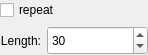
<?xml version="1.0" encoding="UTF-8"?>
<ui version="4.0">
 <author>
    SPDX-FileCopyrightText: none
    SPDX-License-Identifier: GPL-3.0-or-later
  </author>
 <class>SensorDistanceConfiguration</class>
 <widget class="QWidget" name="SensorDistanceConfiguration">
  <property name="geometry">
   <rect>
    <x>0</x>
    <y>0</y>
    <width>148</width>
    <height>55</height>
   </rect>
  </property>
  <property name="sizePolicy">
   <sizepolicy hsizetype="MinimumExpanding" vsizetype="Preferred">
    <horstretch>0</horstretch>
    <verstretch>0</verstretch>
   </sizepolicy>
  </property>
  <layout class="QVBoxLayout">
   <property name="leftMargin">
    <number>0</number>
   </property>
   <property name="topMargin">
    <number>0</number>
   </property>
   <property name="rightMargin">
    <number>0</number>
   </property>
   <property name="bottomMargin">
    <number>0</number>
   </property>
   <item>
    <widget class="QCheckBox" name="checkBoxRepeat">
     <property name="text">
      <string>repeat</string>
     </property>
    </widget>
   </item>
   <item>
    <layout class="QHBoxLayout">
     <item>
      <widget class="QLabel" name="label_2">
       <property name="sizePolicy">
        <sizepolicy hsizetype="Minimum" vsizetype="Preferred">
         <horstretch>0</horstretch>
         <verstretch>0</verstretch>
        </sizepolicy>
       </property>
       <property name="text">
        <string>Length:</string>
       </property>
       <property name="alignment">
        <set>Qt::AlignRight|Qt::AlignTrailing|Qt::AlignVCenter</set>
       </property>
      </widget>
     </item>
     <item>
      <widget class="KisSliderSpinBox" name="spinBoxLength" native="true">
       <property name="sizePolicy">
        <sizepolicy hsizetype="MinimumExpanding" vsizetype="Preferred">
         <horstretch>0</horstretch>
         <verstretch>0</verstretch>
        </sizepolicy>
       </property>
       <property name="minimum" stdset="0">
        <number>1</number>
       </property>
       <property name="maximum" stdset="0">
        <number>9999</number>
       </property>
       <property name="value" stdset="0">
        <number>30</number>
       </property>
      </widget>
     </item>
    </layout>
   </item>
  </layout>
 </widget>
 <customwidgets>
  <customwidget>
   <class>KisSliderSpinBox</class>
   <extends>QSpinBox</extends>
   <header>kis_slider_spin_box.h</header>
   <container>1</container>
  </customwidget>
 </customwidgets>
 <resources/>
 <connections/>
</ui>
